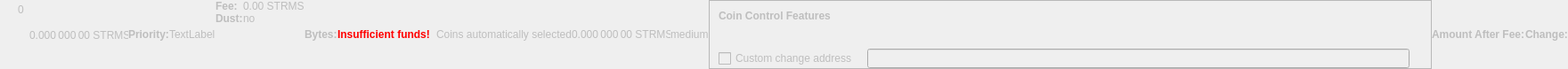
    <widget class="QWidget" name="dummyHideWidget" native="true">
     <property name="enabled">
      <bool>false</bool>
     </property>
     <property name="maximumSize">
      <size>
       <width>100</width>
       <height>22</height>
      </size>
     </property>
     <layout class="QHBoxLayout" name="dummyHideLayout">
      <property name="spacing">
       <number>0</number>
      </property>
      <property name="margin">
       <number>0</number>
      </property>
      <item>
       <layout class="QFormLayout" name="formLayoutCoinControl1">
        <property name="horizontalSpacing">
         <number>10</number>
        </property>
        <property name="verticalSpacing">
         <number>14</number>
        </property>
        <property name="leftMargin">
         <number>10</number>
        </property>
        <property name="topMargin">
         <number>4</number>
        </property>
        <property name="rightMargin">
         <number>6</number>
        </property>
        <item row="0" column="1">
         <widget class="QLabel" name="labelCoinControlBytes">
          <property name="cursor">
           <cursorShape>IBeamCursor</cursorShape>
          </property>
          <property name="contextMenuPolicy">
           <enum>Qt::ActionsContextMenu</enum>
          </property>
          <property name="text">
           <string notr="true">0</string>
          </property>
          <property name="textInteractionFlags">
           <set>Qt::LinksAccessibleByMouse|Qt::TextSelectableByKeyboard|Qt::TextSelectableByMouse</set>
          </property>
         </widget>
        </item>
       </layout>
      </item>
      <item>
       <widget class="QLabel" name="labelCoinControlAfterFee">
        <property name="enabled">
         <bool>false</bool>
        </property>
        <property name="sizePolicy">
         <sizepolicy hsizetype="Fixed" vsizetype="Fixed">
          <horstretch>0</horstretch>
          <verstretch>0</verstretch>
         </sizepolicy>
        </property>
        <property name="minimumSize">
         <size>
          <width>111</width>
          <height>12</height>
         </size>
        </property>
        <property name="maximumSize">
         <size>
          <width>111</width>
          <height>12</height>
         </size>
        </property>
        <property name="cursor">
         <cursorShape>IBeamCursor</cursorShape>
        </property>
        <property name="contextMenuPolicy">
         <enum>Qt::ActionsContextMenu</enum>
        </property>
        <property name="text">
         <string notr="true">0.000 000 00 STRMS</string>
        </property>
        <property name="textInteractionFlags">
         <set>Qt::LinksAccessibleByMouse|Qt::TextSelectableByKeyboard|Qt::TextSelectableByMouse</set>
        </property>
       </widget>
      </item>
      <item>
       <widget class="QLabel" name="labelCoinControlPriorityText">
        <property name="enabled">
         <bool>false</bool>
        </property>
        <property name="font">
         <font>
          <weight>75</weight>
          <bold>true</bold>
         </font>
        </property>
        <property name="text">
         <string>Priority:</string>
        </property>
       </widget>
      </item>
      <item>
       <layout class="QHBoxLayout" name="horizontalLayout">
        <item>
         <widget class="QLabel" name="WarningLabel">
          <property name="text">
           <string>TextLabel</string>
          </property>
         </widget>
        </item>
       </layout>
      </item>
      <item>
       <layout class="QFormLayout" name="formLayoutCoinControl3">
        <property name="horizontalSpacing">
         <number>0</number>
        </property>
        <property name="verticalSpacing">
         <number>0</number>
        </property>
        <property name="leftMargin">
         <number>0</number>
        </property>
        <property name="topMargin">
         <number>0</number>
        </property>
        <property name="rightMargin">
         <number>0</number>
        </property>
        <item row="0" column="0">
         <widget class="QLabel" name="labelCoinControlFeeText">
          <property name="enabled">
           <bool>false</bool>
          </property>
          <property name="font">
           <font>
            <weight>75</weight>
            <bold>true</bold>
           </font>
          </property>
          <property name="text">
           <string>Fee:</string>
          </property>
          <property name="margin">
           <number>0</number>
          </property>
         </widget>
        </item>
        <item row="0" column="1">
         <widget class="QLabel" name="labelCoinControlFee">
          <property name="enabled">
           <bool>false</bool>
          </property>
          <property name="cursor">
           <cursorShape>IBeamCursor</cursorShape>
          </property>
          <property name="contextMenuPolicy">
           <enum>Qt::ActionsContextMenu</enum>
          </property>
          <property name="text">
           <string notr="true">0.00 STRMS</string>
          </property>
          <property name="textInteractionFlags">
           <set>Qt::LinksAccessibleByMouse|Qt::TextSelectableByKeyboard|Qt::TextSelectableByMouse</set>
          </property>
         </widget>
        </item>
        <item row="1" column="0">
         <widget class="QLabel" name="labelCoinControlLowOutputText">
          <property name="enabled">
           <bool>false</bool>
          </property>
          <property name="font">
           <font>
            <weight>75</weight>
            <bold>true</bold>
           </font>
          </property>
          <property name="text">
           <string>Dust:</string>
          </property>
         </widget>
        </item>
        <item row="1" column="1">
         <widget class="QLabel" name="labelCoinControlLowOutput">
          <property name="enabled">
           <bool>false</bool>
          </property>
          <property name="cursor">
           <cursorShape>IBeamCursor</cursorShape>
          </property>
          <property name="contextMenuPolicy">
           <enum>Qt::ActionsContextMenu</enum>
          </property>
          <property name="text">
           <string>no</string>
          </property>
          <property name="textInteractionFlags">
           <set>Qt::LinksAccessibleByMouse|Qt::TextSelectableByKeyboard|Qt::TextSelectableByMouse</set>
          </property>
         </widget>
        </item>
       </layout>
      </item>
      <item>
       <widget class="QLabel" name="labelCoinControlBytesText">
        <property name="enabled">
         <bool>false</bool>
        </property>
        <property name="font">
         <font>
          <weight>75</weight>
          <bold>true</bold>
         </font>
        </property>
        <property name="text">
         <string>Bytes:</string>
        </property>
       </widget>
      </item>
      <item>
       <layout class="QFormLayout" name="formLayoutCoinControl2">
        <property name="horizontalSpacing">
         <number>0</number>
        </property>
        <property name="verticalSpacing">
         <number>0</number>
        </property>
        <property name="leftMargin">
         <number>0</number>
        </property>
        <property name="topMargin">
         <number>0</number>
        </property>
        <property name="rightMargin">
         <number>0</number>
        </property>
       </layout>
      </item>
      <item>
       <layout class="QHBoxLayout" name="horizontalLayoutCoinControl2">
        <property name="spacing">
         <number>0</number>
        </property>
        <property name="bottomMargin">
         <number>0</number>
        </property>
       </layout>
      </item>
      <item>
       <widget class="QLabel" name="labelCoinControlInsuffFunds">
        <property name="enabled">
         <bool>false</bool>
        </property>
        <property name="minimumSize">
         <size>
          <width>0</width>
          <height>0</height>
         </size>
        </property>
        <property name="font">
         <font>
          <weight>75</weight>
          <bold>true</bold>
         </font>
        </property>
        <property name="styleSheet">
         <string notr="true">color:red;font-weight:bold;</string>
        </property>
        <property name="text">
         <string>Insufficient funds!</string>
        </property>
        <property name="margin">
         <number>5</number>
        </property>
       </widget>
      </item>
      <item>
       <layout class="QFormLayout" name="formLayoutCoinControl4">
        <property name="horizontalSpacing">
         <number>0</number>
        </property>
        <property name="verticalSpacing">
         <number>0</number>
        </property>
        <property name="leftMargin">
         <number>0</number>
        </property>
        <property name="topMargin">
         <number>0</number>
        </property>
        <property name="rightMargin">
         <number>0</number>
        </property>
       </layout>
      </item>
      <item>
       <widget class="QLabel" name="labelCoinControlChangeLabel">
        <property name="enabled">
         <bool>false</bool>
        </property>
        <property name="sizePolicy">
         <sizepolicy hsizetype="Preferred" vsizetype="Expanding">
          <horstretch>0</horstretch>
          <verstretch>0</verstretch>
         </sizepolicy>
        </property>
        <property name="minimumSize">
         <size>
          <width>0</width>
          <height>0</height>
         </size>
        </property>
        <property name="text">
         <string/>
        </property>
        <property name="margin">
         <number>3</number>
        </property>
       </widget>
      </item>
      <item>
       <widget class="QLabel" name="labelCoinControlAutomaticallySelected">
        <property name="enabled">
         <bool>false</bool>
        </property>
        <property name="sizePolicy">
         <sizepolicy hsizetype="Fixed" vsizetype="Fixed">
          <horstretch>0</horstretch>
          <verstretch>0</verstretch>
         </sizepolicy>
        </property>
        <property name="minimumSize">
         <size>
          <width>0</width>
          <height>0</height>
         </size>
        </property>
        <property name="maximumSize">
         <size>
          <width>240</width>
          <height>16777215</height>
         </size>
        </property>
        <property name="text">
         <string>Coins automatically selected</string>
        </property>
        <property name="margin">
         <number>5</number>
        </property>
       </widget>
      </item>
      <item>
       <widget class="QLabel" name="labelCoinControlChange">
        <property name="enabled">
         <bool>false</bool>
        </property>
        <property name="sizePolicy">
         <sizepolicy hsizetype="Fixed" vsizetype="Fixed">
          <horstretch>0</horstretch>
          <verstretch>0</verstretch>
         </sizepolicy>
        </property>
        <property name="minimumSize">
         <size>
          <width>111</width>
          <height>0</height>
         </size>
        </property>
        <property name="maximumSize">
         <size>
          <width>111</width>
          <height>16777215</height>
         </size>
        </property>
        <property name="cursor">
         <cursorShape>IBeamCursor</cursorShape>
        </property>
        <property name="contextMenuPolicy">
         <enum>Qt::ActionsContextMenu</enum>
        </property>
        <property name="text">
         <string notr="true">0.000 000 00 STRMS</string>
        </property>
        <property name="textInteractionFlags">
         <set>Qt::LinksAccessibleByMouse|Qt::TextSelectableByKeyboard|Qt::TextSelectableByMouse</set>
        </property>
       </widget>
      </item>
      <item>
       <widget class="QLabel" name="labelCoinControlPriority">
        <property name="enabled">
         <bool>false</bool>
        </property>
        <property name="cursor">
         <cursorShape>IBeamCursor</cursorShape>
        </property>
        <property name="contextMenuPolicy">
         <enum>Qt::ActionsContextMenu</enum>
        </property>
        <property name="text">
         <string>medium</string>
        </property>
        <property name="textInteractionFlags">
         <set>Qt::LinksAccessibleByMouse|Qt::TextSelectableByKeyboard|Qt::TextSelectableByMouse</set>
        </property>
       </widget>
      </item>
      <item>
       <widget class="QFrame" name="frameCoinControl">
        <property name="sizePolicy">
         <sizepolicy hsizetype="Expanding" vsizetype="Expanding">
          <horstretch>0</horstretch>
          <verstretch>0</verstretch>
         </sizepolicy>
        </property>
        <property name="maximumSize">
         <size>
          <width>16777215</width>
          <height>16777215</height>
         </size>
        </property>
        <property name="frameShape">
         <enum>QFrame::StyledPanel</enum>
        </property>
        <property name="frameShadow">
         <enum>QFrame::Sunken</enum>
        </property>
        <layout class="QVBoxLayout" name="verticalLayoutCoinControl2_2">
         <property name="spacing">
          <number>0</number>
         </property>
         <property name="margin">
          <number>0</number>
         </property>
         <item>
          <layout class="QVBoxLayout" name="verticalLayoutCoinControl" stretch="0,0,0,1">
           <property name="spacing">
            <number>0</number>
           </property>
           <property name="leftMargin">
            <number>10</number>
           </property>
           <property name="topMargin">
            <number>10</number>
           </property>
           <item>
            <layout class="QHBoxLayout" name="horizontalLayoutCoinControl1">
             <property name="bottomMargin">
              <number>15</number>
             </property>
             <item>
              <widget class="QLabel" name="labelCoinControlFeatures">
               <property name="enabled">
                <bool>false</bool>
               </property>
               <property name="sizePolicy">
                <sizepolicy hsizetype="Preferred" vsizetype="Maximum">
                 <horstretch>0</horstretch>
                 <verstretch>0</verstretch>
                </sizepolicy>
               </property>
               <property name="font">
                <font>
                 <weight>75</weight>
                 <bold>true</bold>
                </font>
               </property>
               <property name="styleSheet">
                <string notr="true">font-weight:bold;</string>
               </property>
               <property name="text">
                <string>Coin Control Features</string>
               </property>
              </widget>
             </item>
            </layout>
           </item>
           <item>
            <widget class="QWidget" name="widgetCoinControl" native="true">
             <property name="sizePolicy">
              <sizepolicy hsizetype="Preferred" vsizetype="Preferred">
               <horstretch>0</horstretch>
               <verstretch>0</verstretch>
              </sizepolicy>
             </property>
             <property name="minimumSize">
              <size>
               <width>0</width>
               <height>0</height>
              </size>
             </property>
             <property name="styleSheet">
              <string notr="true"/>
             </property>
             <layout class="QHBoxLayout" name="horizontalLayoutCoinControl5_2">
              <property name="margin">
               <number>0</number>
              </property>
              <item>
               <layout class="QHBoxLayout" name="horizontalLayoutCoinControl3">
                <property name="spacing">
                 <number>20</number>
                </property>
                <property name="topMargin">
                 <number>0</number>
                </property>
                <property name="bottomMargin">
                 <number>10</number>
                </property>
               </layout>
              </item>
             </layout>
            </widget>
           </item>
           <item>
            <layout class="QHBoxLayout" name="horizontalLayoutCoinControl4" stretch="0,0,0">
             <property name="spacing">
              <number>12</number>
             </property>
             <property name="sizeConstraint">
              <enum>QLayout::SetDefaultConstraint</enum>
             </property>
             <property name="topMargin">
              <number>5</number>
             </property>
             <property name="rightMargin">
              <number>5</number>
             </property>
             <item>
              <widget class="QCheckBox" name="checkBoxCoinControlChange">
               <property name="enabled">
                <bool>false</bool>
               </property>
               <property name="toolTip">
                <string>If this is activated, but the change address is empty or invalid, change will be sent to a newly generated address.</string>
               </property>
               <property name="text">
                <string>Custom change address</string>
               </property>
              </widget>
             </item>
             <item>
              <widget class="QValidatedLineEdit" name="lineEditCoinControlChange">
               <property name="enabled">
                <bool>false</bool>
               </property>
               <property name="sizePolicy">
                <sizepolicy hsizetype="Expanding" vsizetype="Fixed">
                 <horstretch>0</horstretch>
                 <verstretch>0</verstretch>
                </sizepolicy>
               </property>
              </widget>
             </item>
             <item>
              <widget class="QLabel" name="labelCoinControlChangeLabel_2">
               <property name="sizePolicy">
                <sizepolicy hsizetype="Preferred" vsizetype="Expanding">
                 <horstretch>0</horstretch>
                 <verstretch>0</verstretch>
                </sizepolicy>
               </property>
               <property name="minimumSize">
                <size>
                 <width>0</width>
                 <height>0</height>
                </size>
               </property>
               <property name="text">
                <string/>
               </property>
               <property name="margin">
                <number>3</number>
               </property>
              </widget>
             </item>
            </layout>
           </item>
           <item>
            <spacer name="verticalSpacerCoinControl">
             <property name="orientation">
              <enum>Qt::Vertical</enum>
             </property>
             <property name="sizeHint" stdset="0">
              <size>
               <width>800</width>
               <height>1</height>
              </size>
             </property>
            </spacer>
           </item>
          </layout>
         </item>
        </layout>
       </widget>
      </item>
      <item>
       <widget class="QLabel" name="labelCoinControlAfterFeeText">
        <property name="enabled">
         <bool>false</bool>
        </property>
        <property name="minimumSize">
         <size>
          <width>0</width>
          <height>0</height>
         </size>
        </property>
        <property name="maximumSize">
         <size>
          <width>16777215</width>
          <height>16777215</height>
         </size>
        </property>
        <property name="font">
         <font>
          <weight>75</weight>
          <bold>true</bold>
         </font>
        </property>
        <property name="text">
         <string>Amount After Fee:</string>
        </property>
        <property name="alignment">
         <set>Qt::AlignLeading|Qt::AlignLeft|Qt::AlignVCenter</set>
        </property>
        <property name="margin">
         <number>0</number>
        </property>
       </widget>
      </item>
      <item>
       <widget class="QLabel" name="labelCoinControlChangeText">
        <property name="enabled">
         <bool>false</bool>
        </property>
        <property name="sizePolicy">
         <sizepolicy hsizetype="Preferred" vsizetype="Preferred">
          <horstretch>0</horstretch>
          <verstretch>0</verstretch>
         </sizepolicy>
        </property>
        <property name="minimumSize">
         <size>
          <width>0</width>
          <height>0</height>
         </size>
        </property>
        <property name="maximumSize">
         <size>
          <width>16777215</width>
          <height>16777215</height>
         </size>
        </property>
        <property name="font">
         <font>
          <weight>75</weight>
          <bold>true</bold>
         </font>
        </property>
        <property name="text">
         <string>Change:</string>
        </property>
        <property name="alignment">
         <set>Qt::AlignLeading|Qt::AlignLeft|Qt::AlignVCenter</set>
        </property>
       </widget>
      </item>
     </layout>
    </widget>
